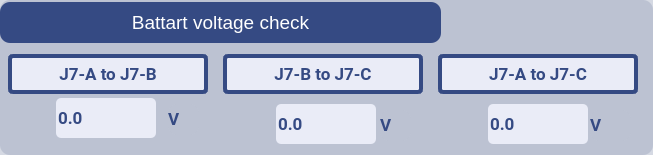
  <widget class="QGroupBox" name="groupBox_4">
   <property name="geometry">
    <rect>
     <x>1066</x>
     <y>74</y>
     <width>653</width>
     <height>155</height>
    </rect>
   </property>
   <property name="styleSheet">
    <string notr="true">background:color rgb(150,160,186,40%);
border-radius:10px;</string>
   </property>
   <property name="title">
    <string/>
   </property>
   <widget class="QPushButton" name="pbHarness_4">
    <property name="geometry">
     <rect>
      <x>0</x>
      <y>2</y>
      <width>441</width>
      <height>41</height>
     </rect>
    </property>
    <property name="font">
     <font>
      <pointsize>14</pointsize>
     </font>
    </property>
    <property name="styleSheet">
     <string notr="true">background-color: rgb(53, 74, 131); 
color: rgb(255, 255, 255);</string>
    </property>
    <property name="text">
     <string>Battart voltage check</string>
    </property>
   </widget>
   <widget class="QLabel" name="lblBBATTJ7BtoJ7C">
    <property name="geometry">
     <rect>
      <x>223</x>
      <y>54</y>
      <width>200</width>
      <height>40</height>
     </rect>
    </property>
    <property name="font">
     <font>
      <family>Roboto</family>
      <pointsize>13</pointsize>
      <weight>75</weight>
      <bold>true</bold>
     </font>
    </property>
    <property name="styleSheet">
     <string notr="true">background:rgb(234, 236, 247);
border: 4px solid rgb(53,74, 131);
color:rgb(53,74, 131);
border-radius:5px;



</string>
    </property>
    <property name="text">
     <string>J7-B to J7-C</string>
    </property>
    <property name="alignment">
     <set>Qt::AlignCenter</set>
    </property>
   </widget>
   <widget class="QDoubleSpinBox" name="lblBBATTJ7AtoJ7BVoltage">
    <property name="geometry">
     <rect>
      <x>56</x>
      <y>98</y>
      <width>100</width>
      <height>40</height>
     </rect>
    </property>
    <property name="font">
     <font>
      <family>Roboto</family>
      <pointsize>13</pointsize>
      <weight>75</weight>
      <bold>true</bold>
     </font>
    </property>
    <property name="styleSheet">
     <string notr="true">background:rgb(234, 236, 247);
color:rgb(53,74, 131);
border-radius:5px;
</string>
    </property>
    <property name="readOnly">
     <bool>true</bool>
    </property>
    <property name="buttonSymbols">
     <enum>QAbstractSpinBox::NoButtons</enum>
    </property>
    <property name="decimals">
     <number>1</number>
    </property>
    <property name="maximum">
     <double>12.000000000000000</double>
    </property>
   </widget>
   <widget class="QDoubleSpinBox" name="lblBBATTJ7BtoJ7CVoltage">
    <property name="geometry">
     <rect>
      <x>276</x>
      <y>104</y>
      <width>100</width>
      <height>40</height>
     </rect>
    </property>
    <property name="font">
     <font>
      <family>Roboto</family>
      <pointsize>13</pointsize>
      <weight>75</weight>
      <bold>true</bold>
     </font>
    </property>
    <property name="styleSheet">
     <string notr="true">background:rgb(234, 236, 247);
color:rgb(53,74, 131);
border-radius:5px;
</string>
    </property>
    <property name="readOnly">
     <bool>true</bool>
    </property>
    <property name="buttonSymbols">
     <enum>QAbstractSpinBox::NoButtons</enum>
    </property>
    <property name="decimals">
     <number>1</number>
    </property>
    <property name="maximum">
     <double>12.000000000000000</double>
    </property>
   </widget>
   <widget class="QLabel" name="lblBBATTJ7AJcC">
    <property name="geometry">
     <rect>
      <x>438</x>
      <y>54</y>
      <width>200</width>
      <height>40</height>
     </rect>
    </property>
    <property name="font">
     <font>
      <family>Roboto</family>
      <pointsize>13</pointsize>
      <weight>75</weight>
      <bold>true</bold>
     </font>
    </property>
    <property name="styleSheet">
     <string notr="true">background:rgb(234, 236, 247);
border: 4px solid rgb(53,74, 131);
color:rgb(53,74, 131);
border-radius:5px;



</string>
    </property>
    <property name="text">
     <string>J7-A to J7-C</string>
    </property>
    <property name="alignment">
     <set>Qt::AlignCenter</set>
    </property>
   </widget>
   <widget class="QDoubleSpinBox" name="lblBBATTJ7AJcCVotage">
    <property name="geometry">
     <rect>
      <x>488</x>
      <y>104</y>
      <width>100</width>
      <height>40</height>
     </rect>
    </property>
    <property name="font">
     <font>
      <family>Roboto</family>
      <pointsize>13</pointsize>
      <weight>75</weight>
      <bold>true</bold>
     </font>
    </property>
    <property name="styleSheet">
     <string notr="true">background:rgb(234, 236, 247);
color:rgb(53,74, 131);
border-radius:5px;
</string>
    </property>
    <property name="readOnly">
     <bool>true</bool>
    </property>
    <property name="buttonSymbols">
     <enum>QAbstractSpinBox::NoButtons</enum>
    </property>
    <property name="decimals">
     <number>1</number>
    </property>
    <property name="maximum">
     <double>24.000000000000000</double>
    </property>
   </widget>
   <widget class="QLabel" name="label_73">
    <property name="geometry">
     <rect>
      <x>380</x>
      <y>110</y>
      <width>31</width>
      <height>31</height>
     </rect>
    </property>
    <property name="font">
     <font>
      <family>Roboto</family>
      <pointsize>13</pointsize>
      <weight>75</weight>
      <bold>true</bold>
     </font>
    </property>
    <property name="styleSheet">
     <string notr="true">background-color: rgb(150,160,186,1%);
color:rgb(53,74, 131);
</string>
    </property>
    <property name="text">
     <string>V</string>
    </property>
   </widget>
   <widget class="QLabel" name="label_41">
    <property name="geometry">
     <rect>
      <x>168</x>
      <y>104</y>
      <width>31</width>
      <height>31</height>
     </rect>
    </property>
    <property name="font">
     <font>
      <family>Roboto</family>
      <pointsize>13</pointsize>
      <weight>75</weight>
      <bold>true</bold>
     </font>
    </property>
    <property name="styleSheet">
     <string notr="true">background-color: rgb(150,160,186,1%);
color:rgb(53,74, 131);
</string>
    </property>
    <property name="text">
     <string>V</string>
    </property>
   </widget>
   <widget class="QLabel" name="lblBBATTJ7AtoJ7B">
    <property name="geometry">
     <rect>
      <x>8</x>
      <y>54</y>
      <width>200</width>
      <height>40</height>
     </rect>
    </property>
    <property name="font">
     <font>
      <family>Roboto</family>
      <pointsize>13</pointsize>
      <weight>75</weight>
      <bold>true</bold>
     </font>
    </property>
    <property name="styleSheet">
     <string notr="true">background:rgb(234, 236, 247);
border: 4px solid rgb(53,74, 131);
color:rgb(53,74, 131);
border-radius:5px;



</string>
    </property>
    <property name="text">
     <string>J7-A to J7-B</string>
    </property>
    <property name="alignment">
     <set>Qt::AlignCenter</set>
    </property>
   </widget>
   <widget class="QLabel" name="label_74">
    <property name="geometry">
     <rect>
      <x>590</x>
      <y>110</y>
      <width>41</width>
      <height>31</height>
     </rect>
    </property>
    <property name="font">
     <font>
      <family>Roboto</family>
      <pointsize>13</pointsize>
      <weight>75</weight>
      <bold>true</bold>
     </font>
    </property>
    <property name="styleSheet">
     <string notr="true">background-color: rgb(150,160,186,1%);
color:rgb(53,74, 131);
</string>
    </property>
    <property name="text">
     <string>V</string>
    </property>
   </widget>
  </widget>
